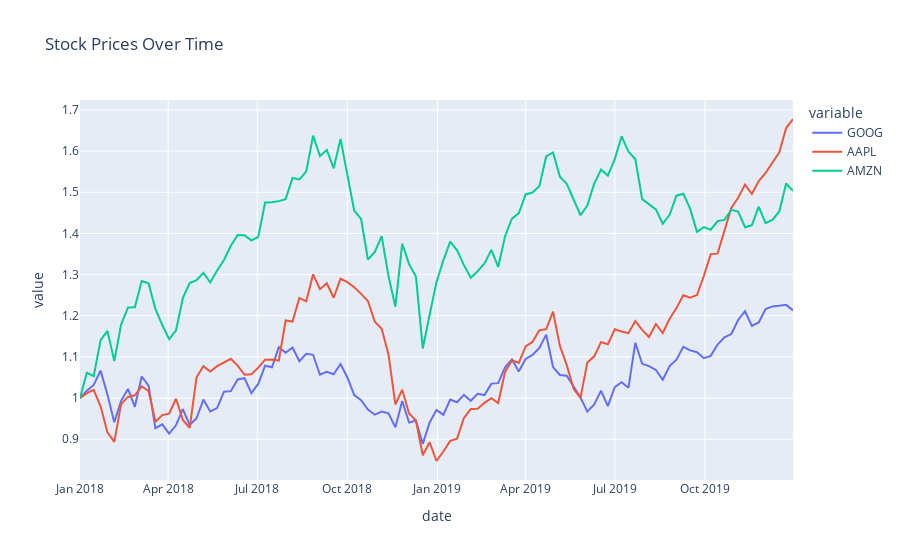

Write notebook code for a chart like this one.
### Code cell
px.line(df, x='date', y=['GOOG', 'AAPL', 'AMZN'], title='Stock Prices Over Time')
